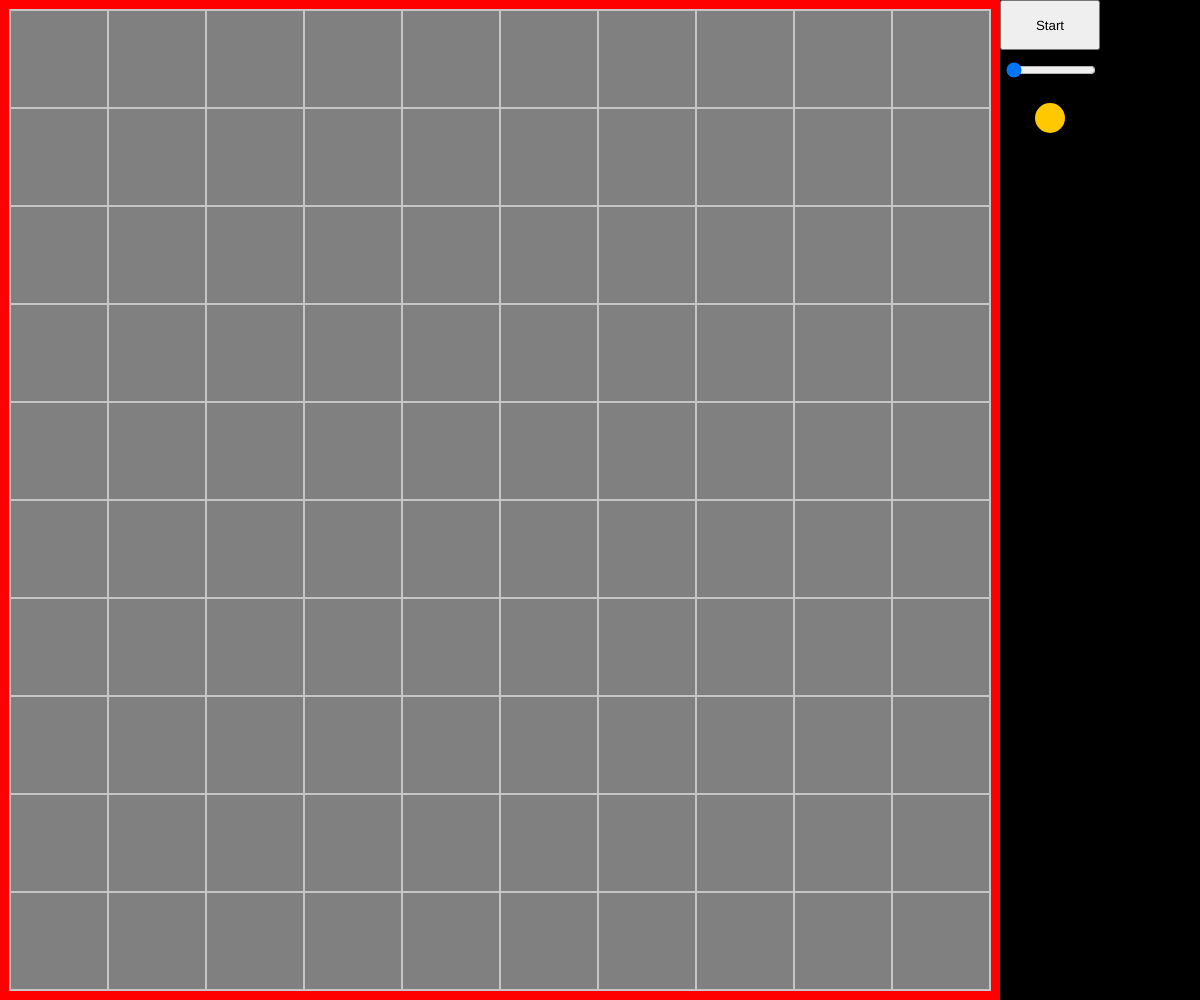
Frame 1 (no input)
Frame 60 (no input): identical to frame 1, image omitted
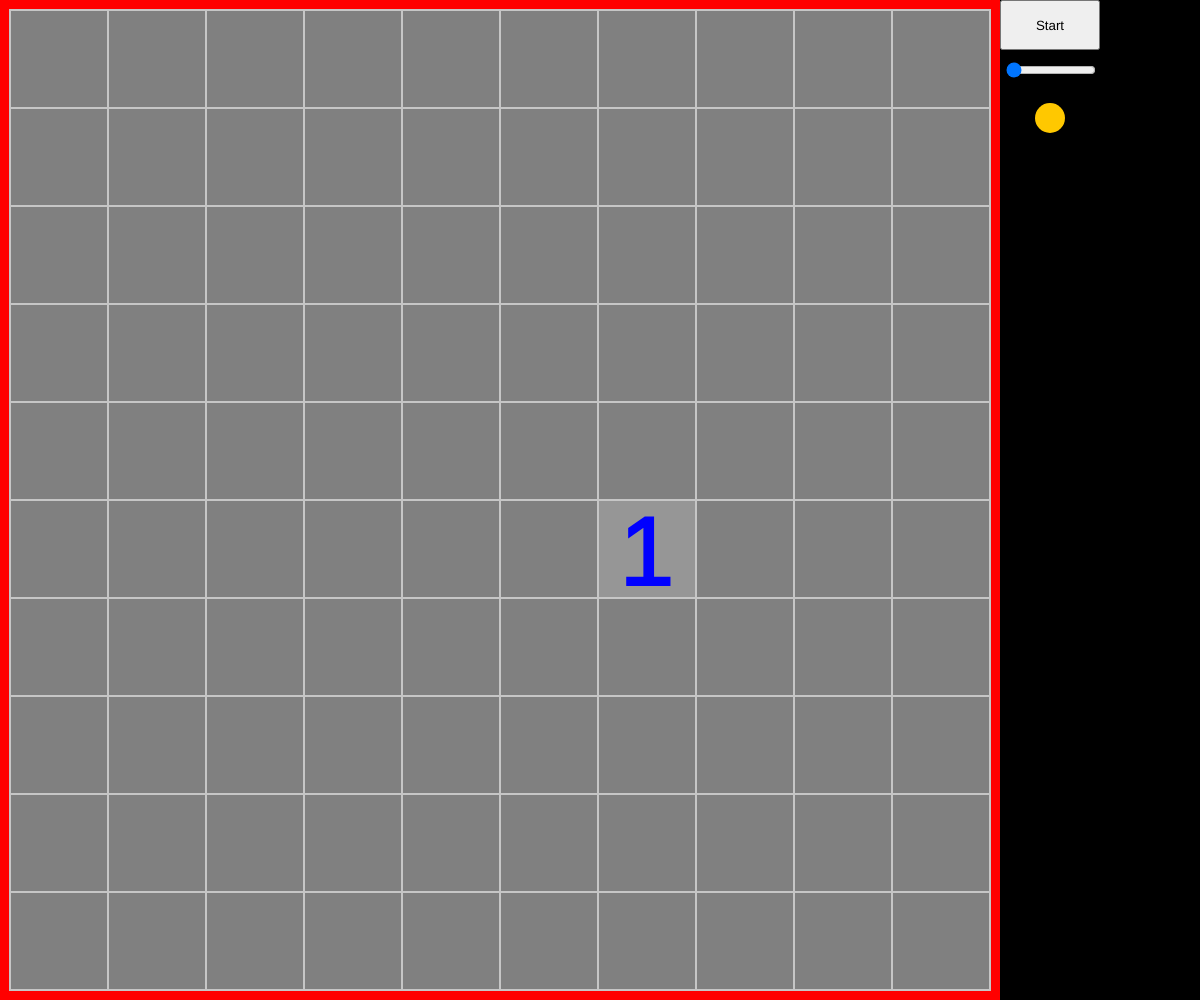
Frame 120 (the mouse pressed at the canvas centre since frame 60)

The p5.js sketch that drew these frames (run headless with seeded random() and noise() and a simulated clock; from frame 60 on, the mouse is pressed at the canvas centre):

// p5.js sketch
// ── sketch.js
var game;

function setup() {
  createCanvas(windowWidth, windowHeight);
  game = new CampoMinado();
}

function draw() {
  game.update();
  game.render();
}

function mousePressed() {
  game.click({
    x: mouseX,
    y: mouseY
  });
}
// ── CampoMinado.js
class CampoMinado {
    constructor() {
        this.gameStatus = {
            PLAYING: color(255, 200, 0),
            VICTORY: color(0, 200, 0),
            LOST: color(200, 0, 0),
        }
        this.margin = 10;
        this.limit = width - 100;
        this.createStartButton();
        this.createSliderLevel();
        this.startGame();
    }
    createSliderLevel() {
        this.sliderLevel = createSlider(1, 3, 1);
        this.sliderLevel.size(90);
    }
    createStartButton() {
        this.startButton = createButton('Start');
        this.startButton.size(100, 50);
        this.startButton.mousePressed(() => {
            this.startGame();
        });
    }
    drawBoard() {
        background(0);
        noFill();
        strokeWeight(this.margin);
        stroke(255, 0, 0);
        let w = Math.min(this.limit, height);
        this.cellSize = (w - this.margin * 2) / this.size;
        let x = this.margin / 2;
        let y = this.margin / 2;
        let s = this.cellSize * this.size + this.margin;
        rect(x, y, s);
        this.xBorder = x + s + this.margin / 2;
        this.startButton.position(this.xBorder, 0);
        this.sliderLevel.position(this.xBorder + 4, this.startButton.position().y + this.startButton.size().height + 10);
    }
    startGame() {
        this.status = this.gameStatus.PLAYING;
        this.size = 10 * this.sliderLevel.value();
        this.bombs = this.size * this.sliderLevel.value();
        this.cells = [];
        this.createCells();
        this.loadBombs();
        this.loadNears();
    }
    loadBombs() {
        let b = 0;
        while (b < this.bombs) {
            let x = Math.trunc(random(this.size));
            let y = Math.trunc(random(this.size));
            let c = this.cells[y][x];
            if (!c.bomb) {
                b++;
                c.bomb = 1;
            }
        }
    }
    createCells() {
        for (let y = 0; y < this.size; y++) {
            let line = [];
            this.cells.push(line);
            for (let x = 0; x < this.size; x++) {
                line.push({
                    x,
                    y,
                    open: false,
                    bomb: 0
                });
            }
        }
    }
    loadNears() {
        this.cells.forEach((line) => {
            line.forEach((cell) => {
                cell.nears = [];
                cell.bombs = 0;
                for (let dx = -1; dx <= 1; dx++) {
                    for (let dy = -1; dy <= 1; dy++) {
                        if (dx != 0 || dy != 0) {
                            let x = cell.x + dx;
                            let y = cell.y + dy;
                            if (x >= 0 && x < this.size && y >= 0 && y < this.size) {
                                let c = this.cells[y][x];
                                cell.nears.push(c);
                                cell.bombs += c.bomb;
                            }
                        }
                    }
                }
            });
        });
    }
    update() {
        if (this.status != this.gameStatus.PLAYING) return;
        let total = this.size * this.size;;
        let good = total - this.bombs;
        let open = 0;
        this.cells.forEach(line => {
            line.forEach(cell => {
                if (cell.open) {
                    open++;
                    if (cell.bomb) this.status = this.gameStatus.LOST;
                }
            })
        })
        if (this.status == this.gameStatus.LOST) return;
        if (good == open) {
            this.status = this.gameStatus.VICTORY;
            this.openBombs();
        }
    }
    render() {
        this.drawBoard();
        this.cells.forEach((line) => {
            line.forEach((cell) => {
                this.drawCell(cell);
            });
        });
        this.drawState();
    }
    drawState() {
        let x = this.xBorder + 50;
        let y = this.sliderLevel.position().y + this.sliderLevel.size().height + 40;
        noStroke();
        fill(this.status);
        circle(x, y, 30);
    }
    paintCell(cell, color) {
        let s = this.cellSize;
        let x = cell.x * s + this.margin;
        let y = cell.y * s + this.margin;
        strokeWeight(2);
        stroke('#C6C6C6');
        fill('#808080 ');
        rect(x, y, s);
    }
    paindCellOpen(cell) {
        let s = this.cellSize;
        let x = cell.x * s + this.margin;
        let y = cell.y * s + this.margin;
        s -= 2;
        x++;
        y++;
        fill(150);
        noStroke();
        rect(x, y, s);
        this.paintBombs(cell);
    }
    paintBombs(cell) {
        if (cell.bombs <= 0 || cell.bomb) return;
        let s = this.cellSize;
        let x = cell.x * s + this.margin;
        let y = cell.y * s + this.margin;
        textSize(s);
        let w = textWidth(cell.bombs);
        let m = (s - w) / 2;
        x += m;
        m = (textLeading() - textSize()) / 2;
        y += s - m - 1;
        strokeWeight(2);
        fill('blue');
        stroke('blue');
        text(cell.bombs, x, y);
    }
    paintBomb(cell) {
        let s = this.cellSize;
        let x = cell.x * s + this.margin;
        let y = cell.y * s + this.margin;
        s -= 2;
        x++;
        y++;
        strokeWeight(2);
        fill(255, 0, 0);
        stroke(0);
        circle(x + s / 2, y + s / 2, s / 2);
    }
    drawCell(cell) {
        if (cell.open) {
            this.paindCellOpen(cell);
            if (cell.bomb) this.paintBomb(cell);
        } else {
            this.paintCell(cell);
        }
    }
    click(m) {
        if (this.status != this.gameStatus.PLAYING) return;
        if (m.x < this.margin || m.x > this.limit) return;
        if (m.y < this.margin) return;
        let x = Math.trunc((m.x - this.margin) / this.cellSize);
        let y = Math.trunc((m.y - this.margin) / this.cellSize);
        if (x < 0 || y < 0 || x >= this.size || y >= this.size) return;
        let c = this.cells[y][x];
        this.openCell(c, true);
    }
    openCell(cell, explode) {
        if (cell.open) return;
        if (cell.bomb && !explode) return;
        cell.open = true;
        if (cell.bomb) {
            this.openBombs();
            return;
        }
        if (cell.bombs == 0) {
            cell.nears.forEach(nc => {
                this.openCell(nc, false);
            })
        }
    }
    openBombs() {
        this.cells.forEach(line => {
            line.forEach(cell => {
                if (!cell.open && cell.bomb) this.openCell(cell, true);
            })
        })
    };
}
